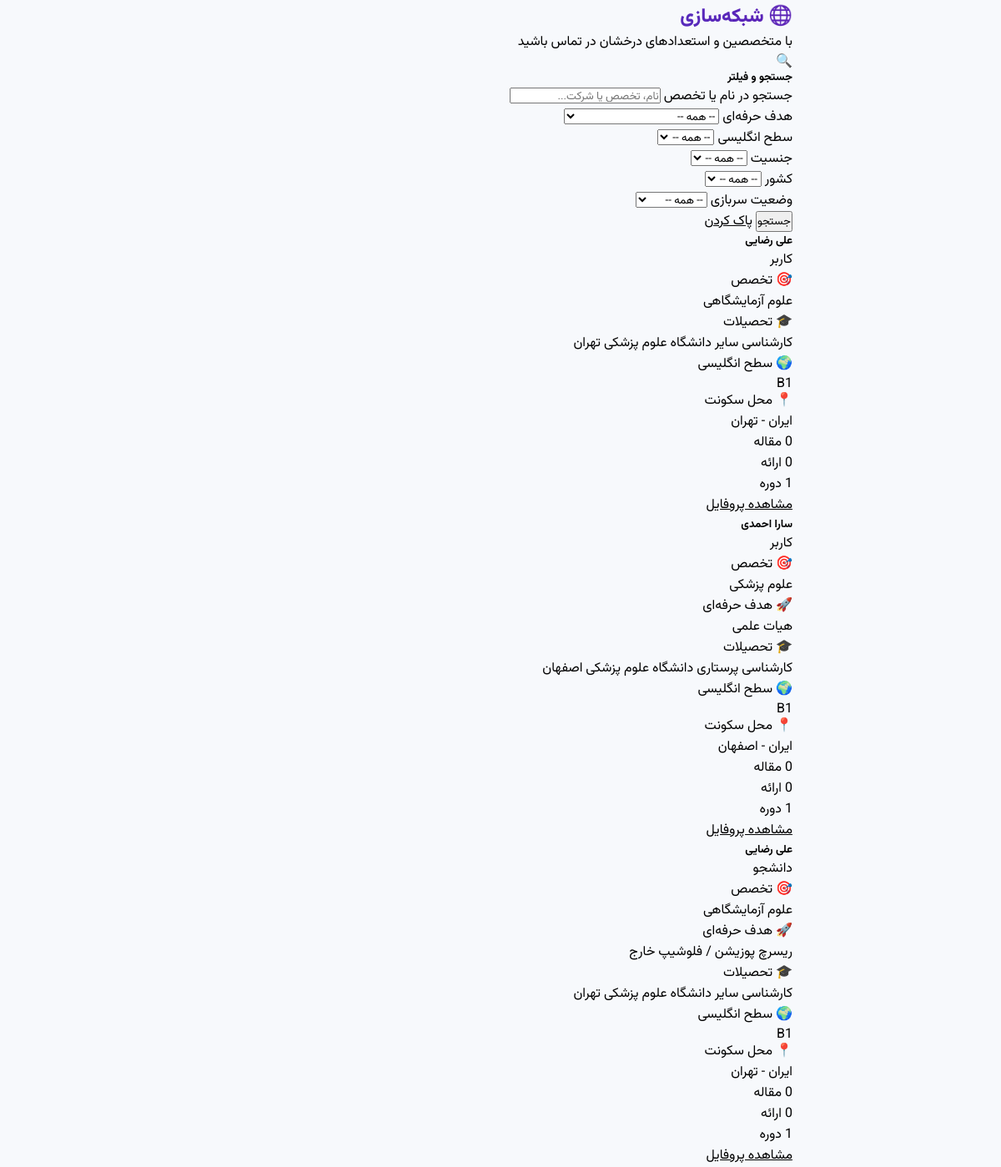
Before: /networking/list/ (upper part) with the older database file.
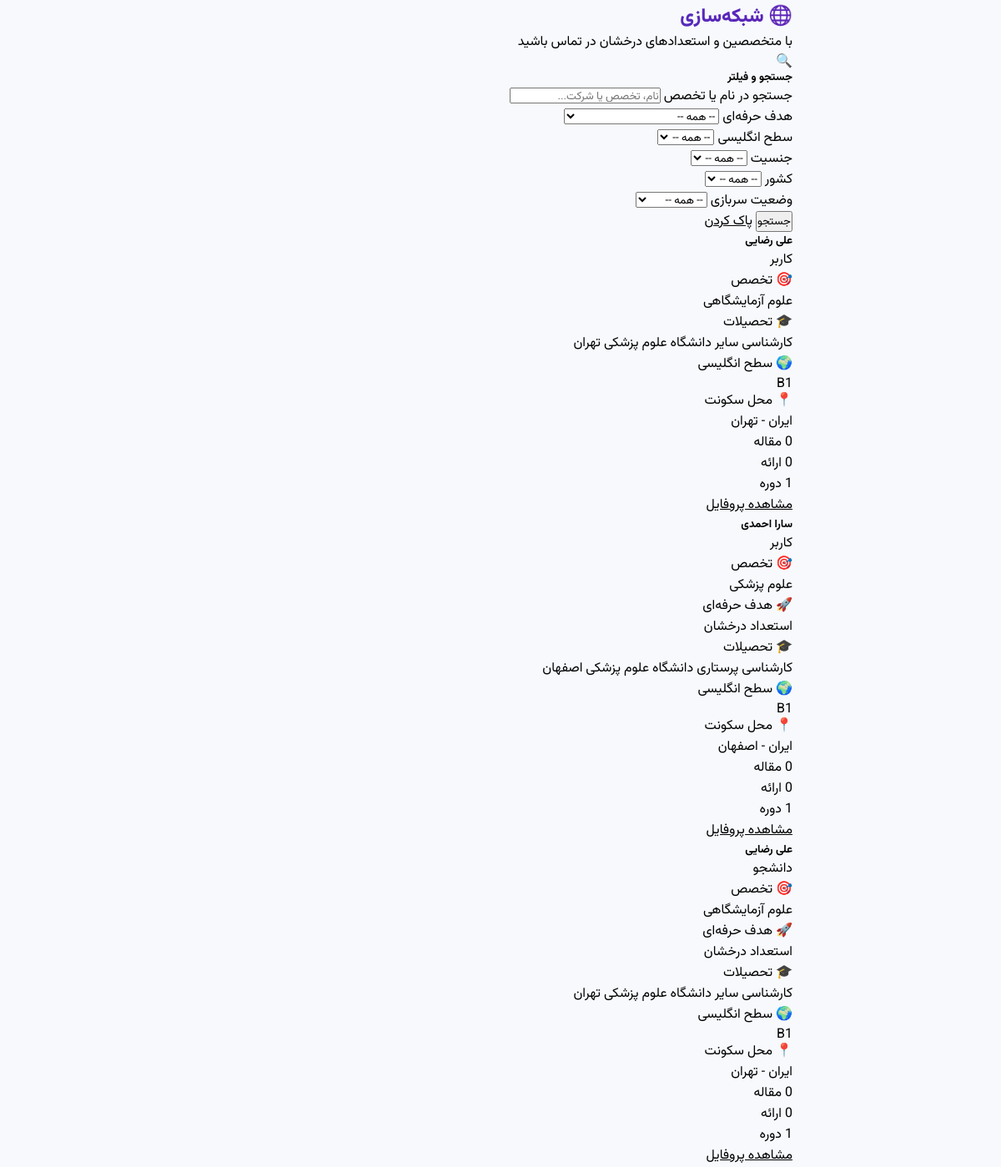
After: the same page with the newer database file.
### accounts/models.py (models this page shows, shortened)
class Profile(models.Model):
    GENDER_CHOICES = [('مرد', 'مرد'), ('زن', 'زن')]
    MARITAL_CHOICES = [('مجرد', 'مجرد'), ('متأهل', 'متأهل')]
    MILITARY_CHOICES = [
        ('', 'مربوط نیست'),
        ('معاف', 'معاف'),
        ('طرح پزشکی', 'طرح پزشکی'),
        ('سرباز', 'سرباز'),
        ('پایان خدمت', 'پایان خدمت'),
    ]
    SERVICE_PLAN_CHOICES = [
        ('', 'انتخاب کنید'),
        ('مشمول نیستم', 'مشمول نیستم'),
        ('در حال گذراندن', 'در حال گذراندن'),
        ('پایان یافته', 'پایان یافته'),
    ]
    PROPOSAL_STATUS_CHOICES = [
        ('', 'انتخاب کنید'),
        ('همه در جریان', 'همه در جریان'),
        ('همه خاتمه‌یافته', 'همه خاتمه‌یافته'),
        ('ترکیبی', 'ترکیبی (برخی در جریان، برخی خاتمه‌یافته)'),
    ]
    ENGLISH_LEVEL_CHOICES = [
        ('', 'انتخاب کنید'),
        ('A1', 'A1'), ('A2', 'A2'),
        ('B1', 'B1'), ('B2', 'B2'),
        ('C1', 'C1'), ('C2', 'C2'),
    ]
    GOAL_CHOICES = [
        ('استعداد درخشان', 'استعداد درخشان'),
        ('۴۰ امتیازی', '۴۰ امتیازی'),
        ('هیات علمی', 'هیات علمی'),
        ('ریسرچ پوزیشن / فلوشیپ خارج', 'ریسرچ پوزیشن / فلوشیپ خارج'),
    ]
    user = models.OneToOneField(User, on_delete=models.CASCADE, related_name='profile')
    first_name = models.CharField('نام', max_length=100)
    last_name = models.CharField('نام خانوادگی', max_length=100)
    gender = models.CharField('جنسیت', max_length=10, choices=GENDER_CHOICES)
    marital_status = models.CharField('وضعیت تأهل', max_length=10, choices=MARITAL_CHOICES, blank=True)
    military_status = models.CharField('وضعیت سربازی', max_length=20, choices=MILITARY_CHOICES, blank=True)
    job_title = models.CharField('عنوان شغلی', max_length=150, blank=True)
    birth_date = models.CharField('تاریخ تولد', max_length=20)
    country = models.CharField('کشور', max_length=100, blank=True, default='ایران')
    city = models.CharField('استان / شهر محل سکونت', max_length=100, blank=True)
    phone = models.CharField('شماره موبایل', max_length=20)
    email = models.EmailField('ایمیل', blank=True)
    website = models.URLField('وب‌سایت شخصی', blank=True)
    national_id = models.CharField('کد ملی / شماره پاسپورت', max_length=20, blank=True)
    orcid = models.CharField('شناسه ORCID', max_length=20, blank=True)
    proposal_count = models.PositiveSmallIntegerField('تعداد پروپوزال‌ها', null=True, blank=True)
    proposal_status = models.CharField('وضعیت پروپوزال‌ها', max_length=50, choices=PROPOSAL_STATUS_CHOICES, blank=True)
    software_skills = models.TextField('مهارت‌های نرم‌افزاری', blank=True)
    writing_skills = models.TextField('مهارت‌های نگارشی', blank=True)
    clinical_certs = models.TextField('گواهینامه‌های مهارتی', blank=True)
    clinical_exp = models.TextField('سوابق کار دانشجویی و بالینی', blank=True)
    procedures = models.TextField('مهارت‌های پروسیجرال', blank=True)
    native_lang = models.CharField('زبان مادری', max_length=50, default='فارسی')
    english_level = models.CharField('سطح زبان انگلیسی', max_length=5, choices=ENGLISH_LEVEL_CHOICES, blank=True)
    lang_cert = models.TextField('مدرک زبان انگلیسی', blank=True)
    other_langs = models.TextField('سایر زبان‌ها', blank=True)
    extracurricular = models.TextField('فعالیت‌های فوق برنامه', blank=True)
    goal = models.CharField('هدف نهایی حرفه‌ای', max_length=50, choices=GOAL_CHOICES)
    specialty = models.CharField('حوزه تخصصی', max_length=200, blank=True)
    goal_notes = models.TextField('توضیحات اهداف', blank=True)
    service_plan = models.CharField('وضعیت طرح نیروی انسانی', max_length=30, choices=SERVICE_PLAN_CHOICES, blank=True)
    raw_text = models.TextField('متن خام پروفایل', blank=True)
    created_at = models.DateTimeField(auto_now_add=True)
    updated_at = models.DateTimeField(auto_now=True)
    class Meta:
        verbose_name = 'پروفایل'
        verbose_name_plural = 'پروفایل‌ها'

class Education(models.Model):
    FIELD_CHOICES = [
        ('پزشکی', 'پزشکی'), ('دندان‌پزشکی', 'دندان‌پزشکی'),
        ('داروسازی', 'داروسازی'), ('پرستاری', 'پرستاری'),
        ('فیزیوتراپی', 'فیزیوتراپی'), ('سایر', 'سایر'),
    ]
    DEGREE_CHOICES = [
        ('کارشناسی', 'کارشناسی'), ('کارشناسی ارشد', 'کارشناسی ارشد'),
        ('دکتری عمومی', 'دکتری عمومی'), ('دکتری تخصصی', 'دکتری تخصصی'),
    ]
    UNI_TYPE_CHOICES = [('تیپ ۱', 'تیپ ۱'), ('تیپ ۲', 'تیپ ۲'), ('تیپ ۳', 'تیپ ۳')]
    STAGE_CHOICES = [
        ('علوم پایه', 'علوم پایه'), ('فیزیوپات', 'فیزیوپات'),
        ('استاژری', 'استاژری'), ('اینترنی', 'اینترنی'),
        ('فارغ‌التحصیل', 'فارغ‌التحصیل'),
    ]
    profile = models.ForeignKey(Profile, on_delete=models.CASCADE, related_name='educations')
    field = models.CharField('رشته تحصیلی', max_length=30, choices=FIELD_CHOICES)
    degree = models.CharField('مقطع تحصیلی', max_length=20, choices=DEGREE_CHOICES)
    university = models.CharField('دانشگاه', max_length=200, blank=True)
    uni_type = models.CharField('تیپ دانشگاه', max_length=10, choices=UNI_TYPE_CHOICES, blank=True)
    start_date = models.CharField('تاریخ شروع', max_length=20, blank=True)
    end_date = models.CharField('تاریخ پایان', max_length=50, blank=True)
    stage = models.CharField('مرحله تحصیلی', max_length=20, choices=STAGE_CHOICES, blank=True)
    current_term = models.PositiveSmallIntegerField(
        'ترم فعلی', null=True, blank=True,
        validators=[MinValueValidator(1), MaxValueValidator(20)]
    )
    remaining_terms = models.PositiveSmallIntegerField(
        'ترم‌های باقیمانده', null=True, blank=True,
        validators=[MaxValueValidator(20)]
    )
    gpa = models.DecimalField(
        'معدل', max_digits=4, decimal_places=2, null=True, blank=True,
        validators=[MinValueValidator(0), MaxValueValidator(20)]
    )
    class Meta:
        verbose_name = 'تحصیلات'
        verbose_name_plural = 'تحصیلات'
        ordering = ['start_date']

### networking/views.py (the view, shortened to what this page needs)
# urls.py: path('list/', views.networking_list, name='networking_list'),
def networking_list(request):
    profiles = Profile.objects.all().select_related('user')
    form = ProfileSearchFilterForm(request.GET)
    search_query = request.GET.get('search', '')
    goal = request.GET.get('goal', '')
    if goal:
        profiles = profiles.filter(goal=goal)
    english_level = request.GET.get('english_level', '')
    if english_level:
        profiles = profiles.filter(english_level=english_level)
    gender = request.GET.get('gender', '')
    if gender:
        profiles = profiles.filter(gender=gender)
    country = request.GET.get('country', '')
    if country:
        profiles = profiles.filter(country__icontains=country)
    military_status = request.GET.get('military_status', '')
    if military_status:
        profiles = profiles.filter(military_status=military_status)
    paginator = Paginator(profiles, 12)  # 12 پروفایل در هر صفحه
    page_number = request.GET.get('page')
    page_obj = paginator.get_page(page_number)
    context = {
        'page_obj': page_obj,
        'profiles': page_obj.object_list,
        'form': form,
        'search_query': search_query,
    }
    return render(request, 'networking/networking_list.html', context)

### templates/networking/networking_list.html (shortened to what the changed rows need)
{% extends 'base.html' %}
{% load static %}
{% block content %}
<div class="nw-header">
    <div class="container">
        <div class="nw-header-content">
            <h1 class="nw-header-title">🌐 شبکه‌سازی</h1>
        </div>
    </div>
</div>
<div class="container py-5">
    <div class="nw-grid">
        {% for profile in profiles %}
        <div class="nw-card">
            <div class="nw-card-header">
                <div class="nw-card-header-info">
                    <h5 class="nw-card-name">
                        {{ profile.first_name }} {{ profile.last_name }}
                    </h5>
                    <p class="nw-card-title">
                        {{ profile.job_title|default:"کاربر" }}
                    </p>
                </div>
            </div>
            <div class="nw-card-body">
                {% if profile.specialty %}
                <div class="nw-specialty-box">
                    <span class="nw-specialty-label">🎯 تخصص</span>
                    <p class="nw-specialty-text">{{ profile.specialty|truncatechars:80 }}</p>
                </div>
                {% endif %}
                {% if profile.goal %}
                <div class="nw-goal-box">
                    <span class="nw-goal-label">🚀 هدف حرفه‌ای</span>
                    <p class="nw-goal-text">{{ profile.get_goal_display }}</p>
                </div>
                {% endif %}
                <div class="nw-info-item">
                    <span class="nw-info-label">🎓 تحصیلات</span>
                    {% with edu=profile.educations.first %}
                        {% if edu %}
                        <div class="nw-edu-item">
                            <span class="nw-edu-degree">{{ edu.degree }}</span>
                            <span class="nw-edu-field">{{ edu.field }}</span>
                            {% if edu.university %}
                                <span class="nw-edu-uni">{{ edu.university }}</span>
                            {% endif %}
                        </div>
                        {% else %}
                        <div class="nw-info-value muted">ثبت نشده</div>
                        {% endif %}
                    {% endwith %}
                </div>
                {% if profile.english_level %}
                <div class="nw-info-item">
                    <span class="nw-info-label">🌍 سطح انگلیسی</span>
                    <div class="nw-info-value">{{ profile.english_level }}</div>
                </div>
                {% endif %}
                <div class="nw-info-item">
                    <span class="nw-info-label">📍 محل سکونت</span>
                    <div class="nw-info-value">
                        {% if profile.country %}
                            {{ profile.country }}
                            {% if profile.city %} - {{ profile.city }}{% endif %}
                        {% else %}
                            <span class="muted">مشخص نشده</span>
                        {% endif %}
                    </div>
                </div>
                <div class="nw-stats-row">
                    <div class="nw-stat">
                        <span class="nw-stat-value">{{ profile.articles.count }}</span>
                        <span class="nw-stat-label">مقاله</span>
                    </div>
                    <div class="nw-stat">
                        <span class="nw-stat-value">{{ profile.presentations.count }}</span>
                        <span class="nw-stat-label">ارائه</span>
                    </div>
                    <div class="nw-stat">
                        <span class="nw-stat-value">{{ profile.training_courses.count }}</span>
                        <span class="nw-stat-label">دوره</span>
                    </div>
                </div>
            </div>
            <div class="nw-card-footer">
                <a href="{% url 'networking:profile_detail' profile.pk %}" class="nw-btn-view">
                     مشاهده پروفایل
                </a>
            </div>
        </div>
        {% endfor %}
    </div>
</div>
{% endblock %}

Changed rows visible on the page:
changed Profile "علوم پزشکی": goal "هیات علمی" → "استعداد درخشان"
changed Profile "دانشجو": goal "ریسرچ پوزیشن / فلوشیپ خارج" → "استعداد درخشان"
